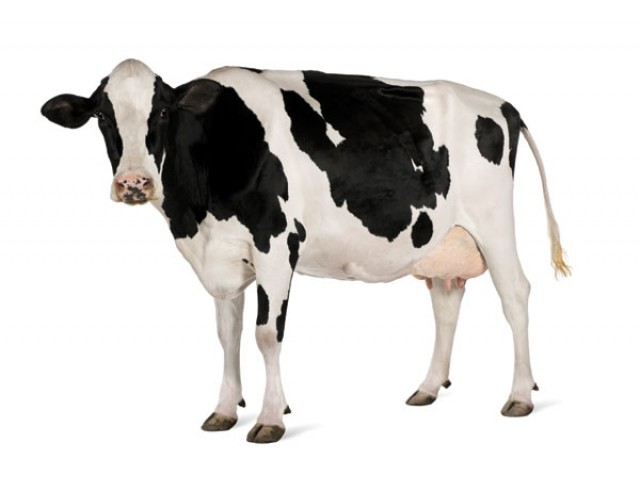
#> input picture modulo 1/cow.jpg, 640 x 480 px
$ python run_orb.py
#> lines starting #> are read from the running program, lines starting #| are printed output that depends on the picture
import cv2
from matplotlib import pyplot as plt

img = cv2.imread('cow.jpg', 0)
#> img: shape (480, 640); min 0, max 255, mean 213.3
orb = cv2.ORB_create()
kp, descriptors = orb.detectAndCompute(img, None)
#> kp = 500 keypoints; strongest (x, y, size): (288, 410, 37.2), (243, 403, 44.6), (289, 411, 31), (92, 119, 77.1)
img_keypoints = cv2.drawKeypoints(img, kp, None, flags=2)
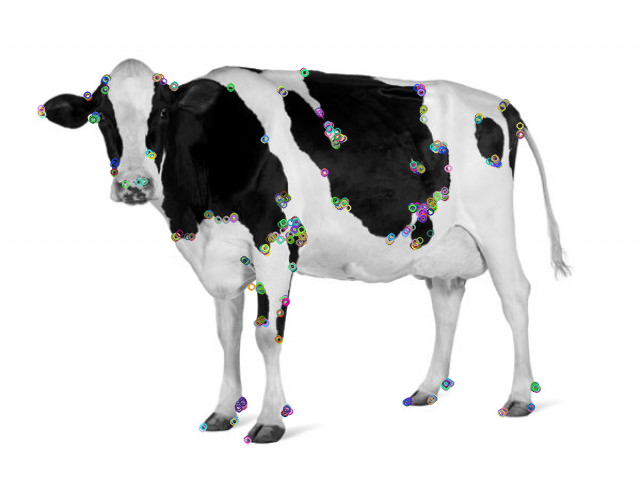
#> img_keypoints: shape (480, 640, 3); mean of channels 0, 1, 2 213.5, 213.6, 213.4; drawn as B, G, R

plt.subplot(121), plt.imshow(img, cmap='gray')
plt.title('Imagem original'), plt.xticks([]), plt.yticks([])

plt.subplot(122), plt.imshow(img_keypoints, cmap='gray')
plt.title('Imagem com descritores'), plt.xticks([]), plt.yticks([])

plt.show()
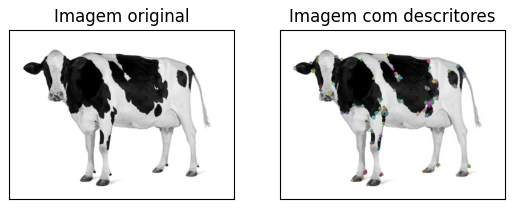
#> figure drawn by matplotlib, 2 panels

$ run again, with modulo 1/horse.jpg copied over modulo 1/cow.jpg
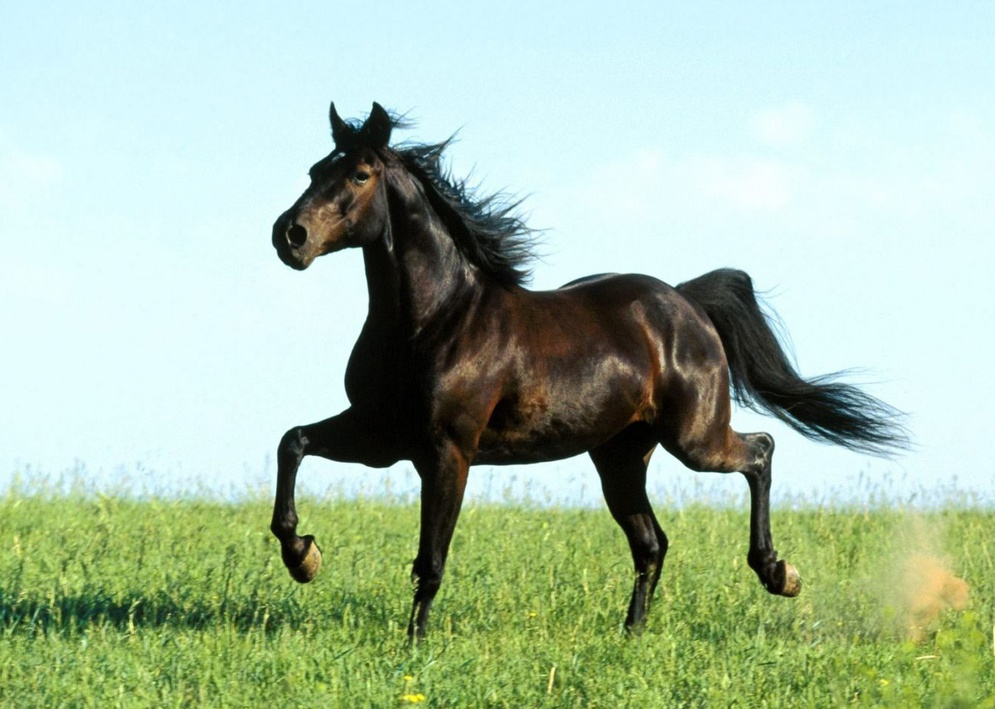
#> input picture modulo 1/horse.jpg, 995 x 709 px, shrunk from 1322 x 943 before the run
#> `img = cv2.imread('cow.jpg', 0)`:
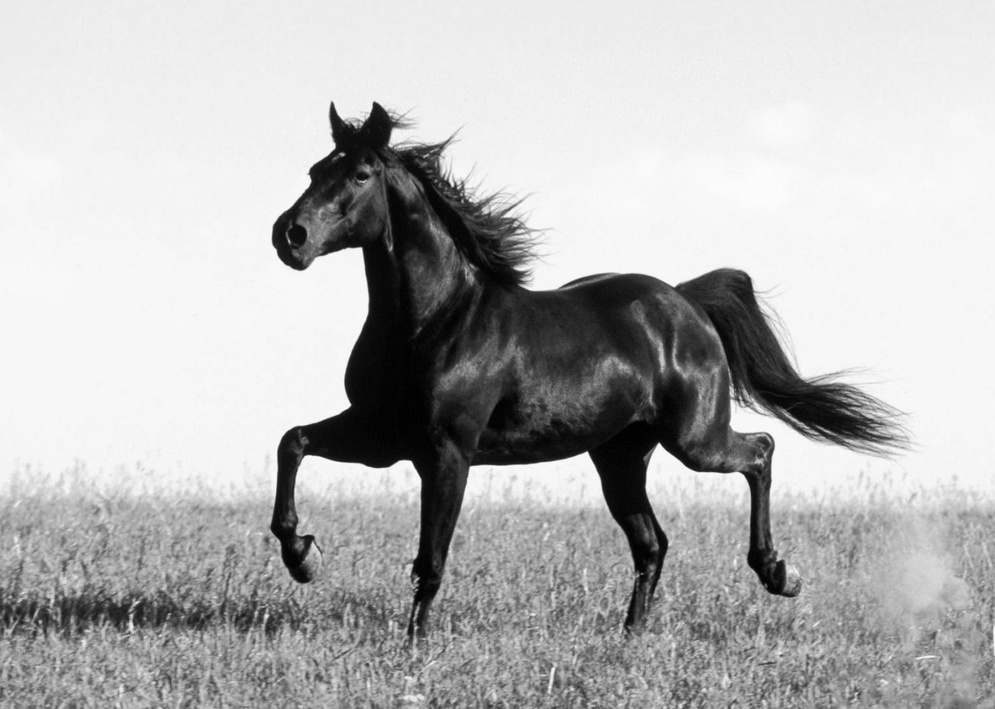
#> img: shape (709, 995); min 0, max 255, mean 181.6
#> kp = 500 keypoints; strongest (x, y, size): (659, 444, 31), (659, 448, 111.1), (659, 446, 64.3), (659, 445, 77.1)
#> `plt.show()`:
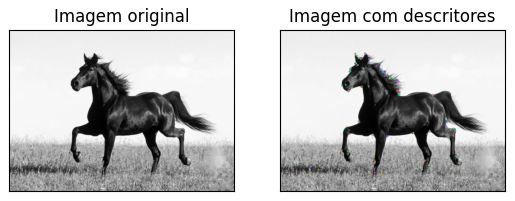
#> figure drawn by matplotlib, 2 panels
